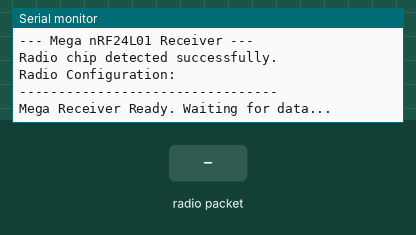
Simulated run of this sketch. Board: Arduino Mega 2560, built with avr-gcc and run on an emulated ATmega2560. Shown: the last lines printed to the serial monitor. The test bench sets the inputs (shaded band). No radio packets arrive unless stated.

Above: at 1.2 s.
1.3 s: radio packet "test" arrives
At 1.6 s:
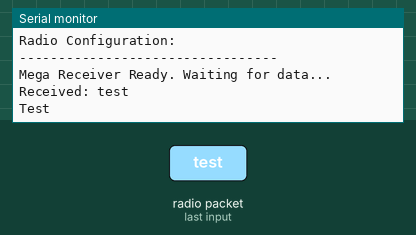
2.8 s: radio packet "1" arrives
At 4.0 s:
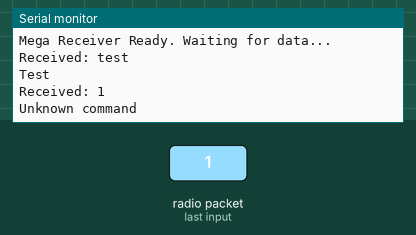

The sketch:

mega_rx.ino
```cpp
/*
 * Arduino Mega - nRF24L01 Receiver
 *
 * Libraries required:
 * - RF24 by TMRh20
 *
 * Pinout (Standard Mega SPI):
 * - MISO: 50
 * - MOSI: 51
 * - SCK:  52
 * - CE:   7   <-- User Configurable
 * - CSN:  8   <-- User Configurable
 * - VCC:  3.3V (Do NOT connect to 5V!)
 * - GND:  GND
 */

#include <SPI.h>
#include <nRF24L01.h>
#include <RF24.h>
#include <printf.h> // Required for printf support

// Pin Definitions
#define CE_PIN  7
#define CSN_PIN 8

// Radio Pipe Address
const byte address[6] = "00001";

RF24 radio(CE_PIN, CSN_PIN);

void setup() {
  Serial.begin(115200);
  while (!Serial) delay(10);

  Serial.println(F("\n\n--- Mega nRF24L01 Receiver ---"));
  printf_begin();

  if (!radio.begin()) {
    Serial.println(F("Radio hardware not responding!"));
    Serial.println(F("CHECK WIRING: VCC(3.3V), GND, CE(7), CSN(8), SCK(52), MOSI(51), MISO(50)"));
    while (1) {} // Hold in infinite loop
  }

  if (!radio.isChipConnected()) {
    Serial.println(F("Radio chip not detected (isChipConnected failed)."));
  } else {
    Serial.println(F("Radio chip detected successfully."));
  }

  radio.openReadingPipe(0, address);

  // OPTIMIZATION: Improve reliability
  radio.setPALevel(RF24_PA_LOW);
  radio.setDataRate(RF24_250KBPS); // Must match Transmitter!
  radio.setChannel(76);            // Must match Transmitter!

  radio.startListening(); // Set as receiver

  Serial.println(F("Radio Configuration:"));
  radio.printDetails();
  Serial.println(F("---------------------------------"));
  Serial.println(F("Mega Receiver Ready. Waiting for data..."));
}

void loop() {
  if (radio.available()) {
    char text[32] = "";
    radio.read(&text, sizeof(text));

    Serial.print(F("Received: "));
    Serial.println(text);

    // Add your command handling logic here
    // if (strcmp(text, "LED_ON") == 0) { ... }

    if(strcmp(text, "test") == 0){
      Serial.println(F("Test"));
    }
    else{
      Serial.println(F("Unknown command"));
    }
  }
}
```

Measured:
- after the input at 1.3 s, the serial monitor: prints a new line at once (image 1)
- after the input at 2.8 s, the serial monitor: prints a new line at once (image 2)
